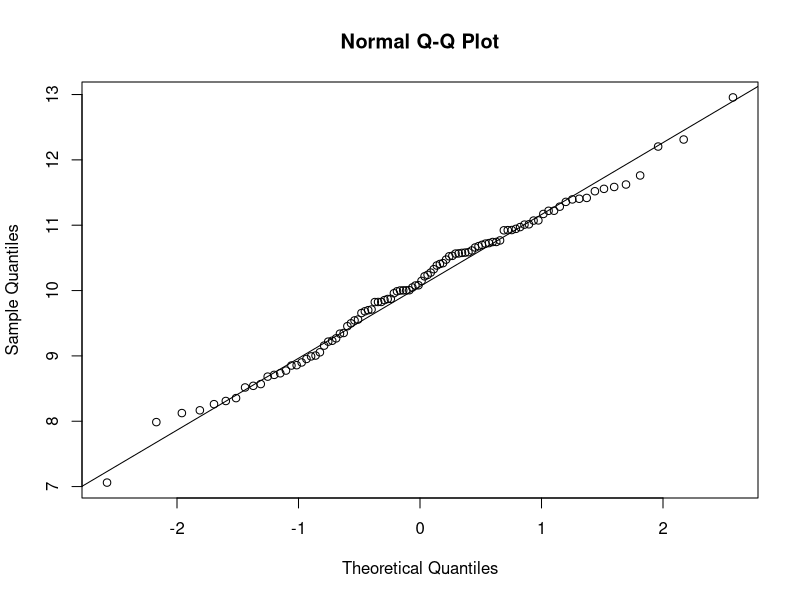
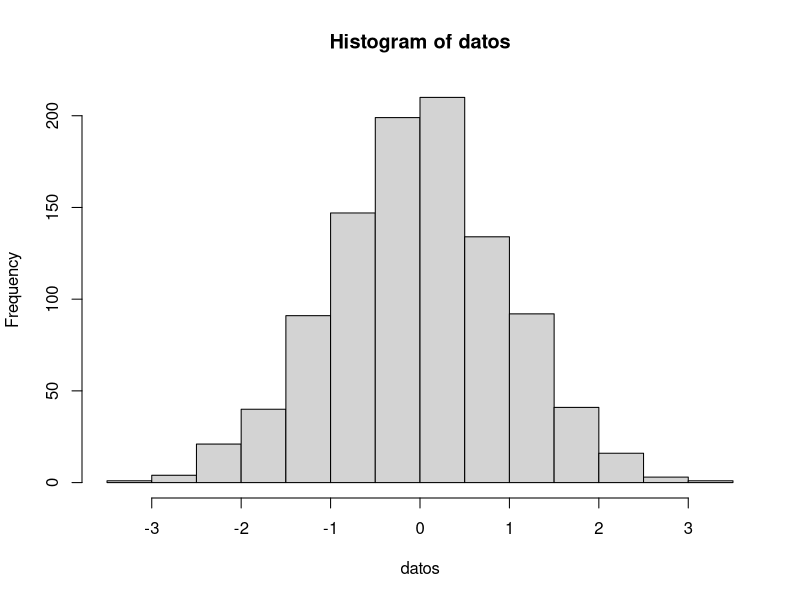
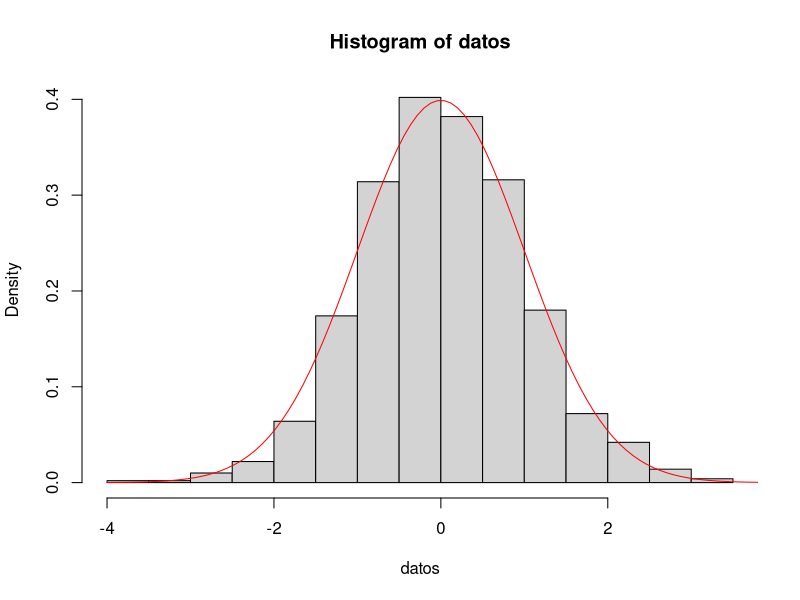
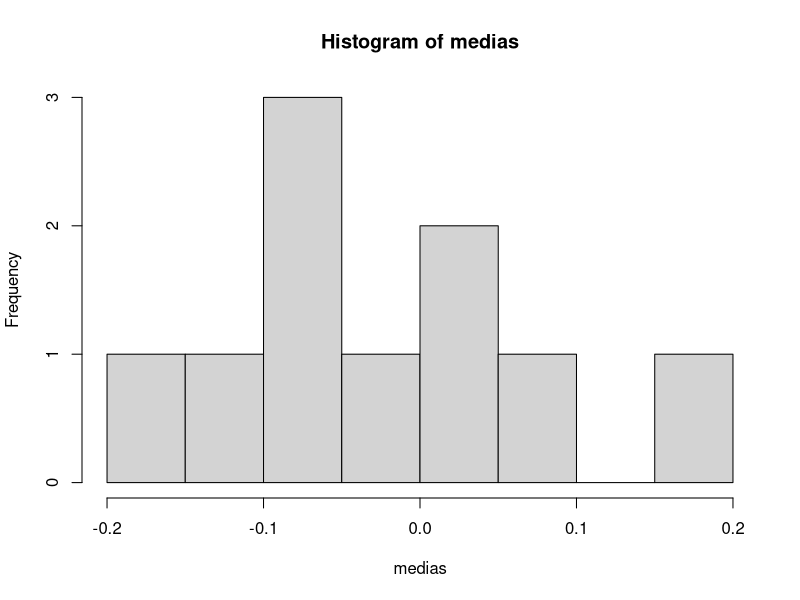
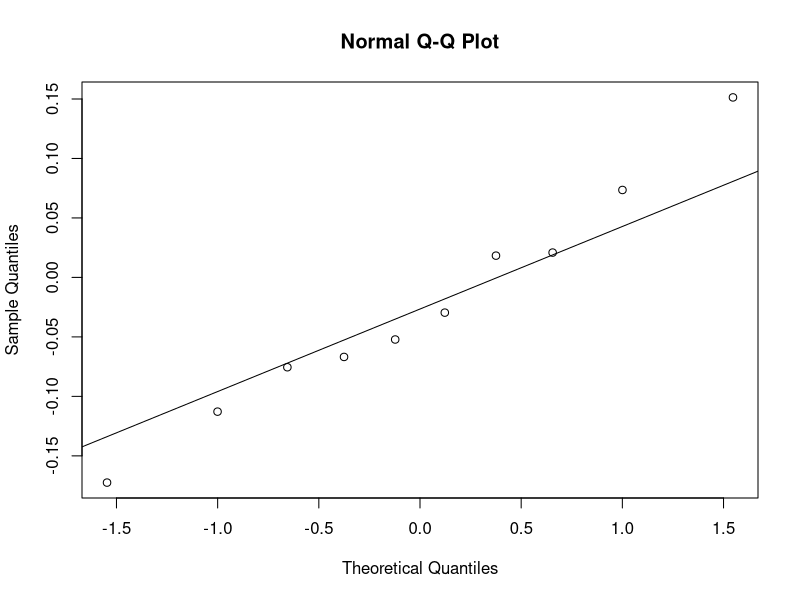

Generate these figures, in order, with R:
## ---- chunk 1
knitr::opts_chunk$set(echo = TRUE)
## ---- chunk 2
#hist()
#qqnorm()
#qqline()
## ---- chunk 3
datos <- rnorm(100, mean = 10)
qqnorm(datos)
qqline(datos)
## ---- chunk 4
datos <- rnorm(1000) #1000 muestras de una densidad normal
hist(datos)

## ---- chunk 5
datos <- rnorm(1000) # muestras normales con media 0 y var 1.
teorica <- dnorm(seq(-4,4, length=100),mean = 0, sd = 1)
hist(datos,freq = FALSE)
lines(seq(-4,4, length=100),teorica, col="red")
## ---- chunk 6
N <- 10 # número de medias (es decir número de muestras)
M <- 100 # número de la longitud de cada serie de datos
medias <- numeric(N) # Vector que guardará las medias

for(i in 1:N)
{
  datos <- rnorm(M)
  medias[i] <- mean(datos)
  
}
hist(medias)
qqnorm(medias)
qqline(medias)
